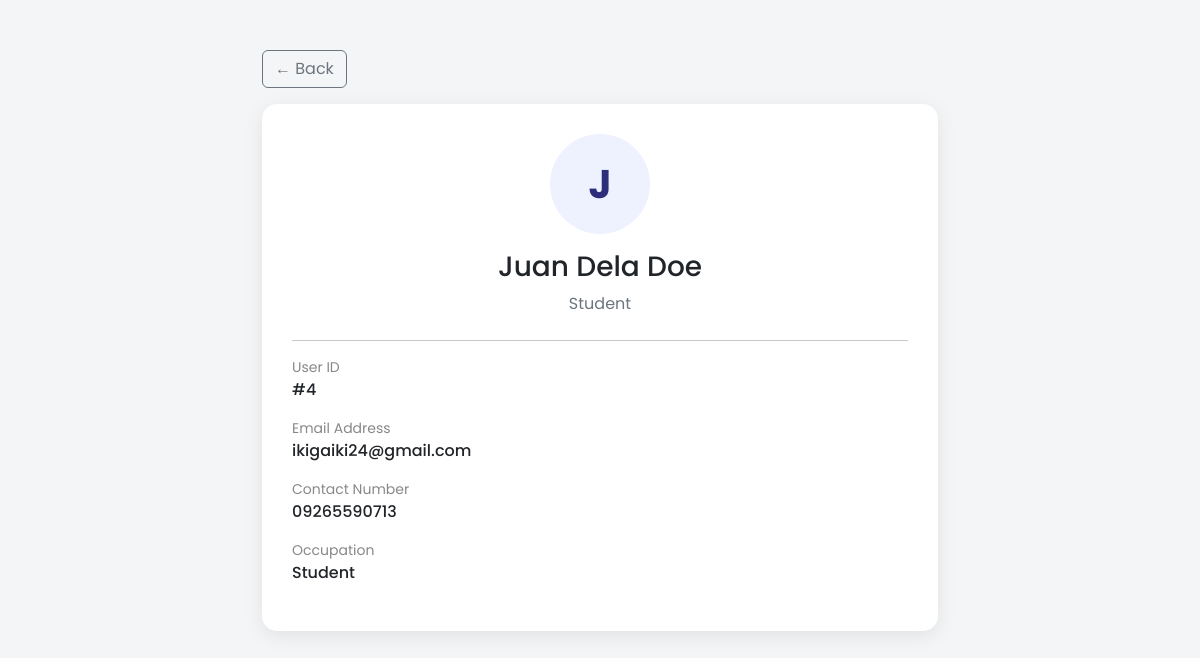
The app's page /admin_view_clients.php?user_id=4 with its own data.
### tables this page shows
CREATE TABLE `users` (
  `user_id` int(11) NOT NULL,
  `first_name` varchar(50) NOT NULL,
  `middle_initial` varchar(10) DEFAULT NULL,
  `last_name` varchar(50) NOT NULL,
  `username` varchar(50) NOT NULL,
  `email` varchar(100) NOT NULL,
  `contact_number` varchar(50) NOT NULL,
  `user_password` varchar(255) NOT NULL,
  `occupation` varchar(50) NOT NULL
);

### admin_view_clients.php (the view, shortened to what this page needs)
<?php
require "db.php";
$user_id = $_GET['user_id'] ?? 0;
$query = "
SELECT
    user_id,
    first_name,
    last_name,
    email,
    contact_number,
    occupation
FROM users
WHERE user_id = ?
";
$stmt = $conn->prepare($query);
$stmt->bind_param("i", $user_id);
$stmt->execute();
$result = $stmt->get_result();
$user = $result->fetch_assoc();
function e($str) {
    return htmlspecialchars($str ?? '');
}
?>
<!DOCTYPE html>
<html lang="en">
<head>
    <link href="bootstrap.css" rel="stylesheet">
</head>
<body>
<div class="container container-box">
    <a href="admin_clients.php" class="btn btn-outline-secondary mb-3">
        ← Back
    </a>
    <div class="card-box">
        <div class="text-center mb-4">
            <div class="avatar">
                <?= strtoupper(substr($user['first_name'], 0, 1)) ?>
            </div>
            <h3 class="mt-3">
                <?= e($user['first_name'] . ' ' . $user['last_name']) ?>
            </h3>
            <p class="text-muted">
                <?= e($user['occupation']) ?>
            </p>
        </div>
        <hr>
        <div class="mb-3">
            <div class="label">User ID</div>
            <div class="value">
                #<?= e($user['user_id']) ?>
            </div>
        </div>
        <div class="mb-3">
            <div class="label">Email Address</div>
            <div class="value">
                <?= e($user['email']) ?>
            </div>
        </div>
        <div class="mb-3">
            <div class="label">Contact Number</div>
            <div class="value">
                <?= e($user['contact_number']) ?>
            </div>
        </div>
        <div class="mb-3">
            <div class="label">Occupation</div>
            <div class="value">
                <?= e($user['occupation']) ?>
            </div>
        </div>
    </div>
</div>
</body>
</html>

### admin_view_clients.php (style rules this page uses)
.container-box { max-width:700px; margin:50px auto; }
.card-box { background:white; border-radius:15px; padding:30px; box-shadow:0 5px 20px rgba(0,0,0,0.08); }
.avatar { width:100px; height:100px; border-radius:50%; background:#eef2ff; display:flex; align-items:center; justify-content:center; font-size:40px; margin:auto; color:#2c2e7a; font-weight:bold; }
.label { color:#888; font-size:14px; }
.value { font-weight:500; }

### records on screen
users: first_name "J", first_name+last_name "Juan Dela Doe", occupation "Student", user_id "4", email "ikigaiki24@gmail.com", contact_number "09265590713"
